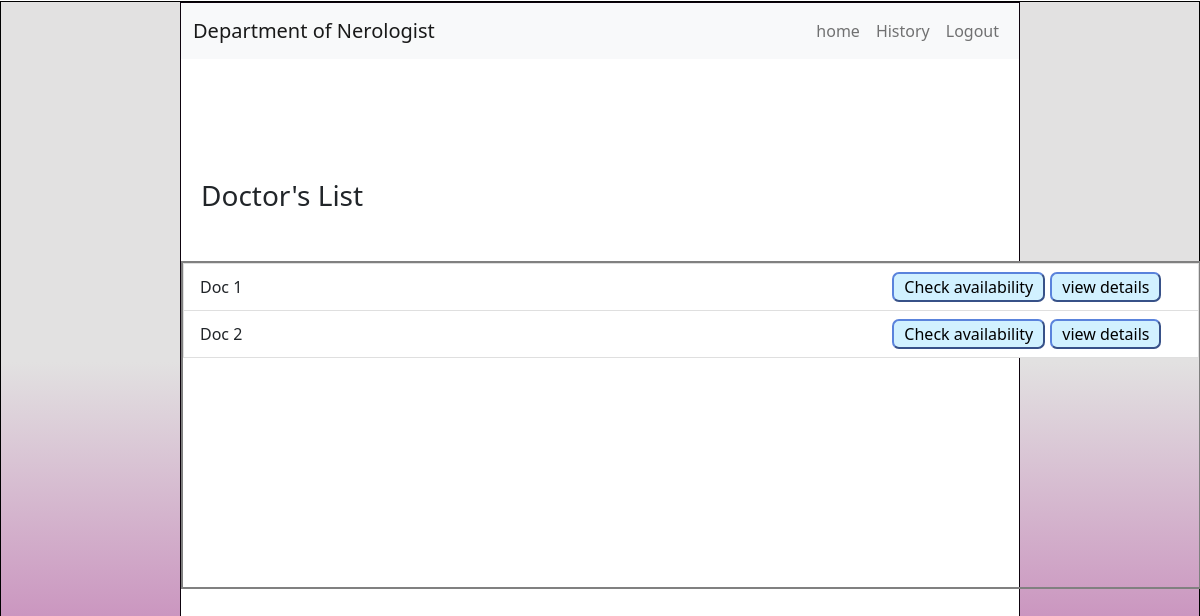
Screenshot of /department/1/Nerologist with the database file from the repository.
### application/models.py (models this page shows)
class Doctor(db.Model):
  id = db.Column(db.String(), primary_key = True)
  doctor_pass = db.Column(db.String(), nullable = False)
  doctor_name = db.Column(db.String(), nullable = False)
  doctor_specs = db.Column(db.String(), nullable = False)
  doctor_exp = db.Column(db.Integer)
  type = db.Column(db.String, default="Doctor")
  requests=db.relationship("Request", backref="doctor")

### application/controllers.py (the view)
@app.route("/department/<user_id>/<doctor_specs>")
def view(doctor_specs, user_id):
  this_user = User.query.filter_by(id=user_id).first()
  doctor_exists = Doctor.query.filter_by(doctor_specs=doctor_specs).all()
  doctor_first = Doctor.query.filter_by(doctor_specs=doctor_specs).first()
  return render_template("/department-details.html", doctor_specs=doctor_specs,doctor_exists=doctor_exists, this_user=this_user, doctor_first=doctor_first)

### Templates/department-details.html (shortened to what this page needs)
<!DOCTYPE html>
<html lang="en">
<head>
  <link rel="stylesheet" href="/static/style.css">
  <link href="https://cdn.jsdelivr.net/npm/bootstrap@5.0.2/dist/css/bootstrap.min.css" rel="stylesheet"
>
</head>
<body>
  <div id="main">
    <div id="canvas">
      <nav class="navbar navbar-expand-lg navbar-light bg-light mb-4">
        <div class="container-fluid">
          <a class="navbar-brand" href="#">Department of {{doctor_first.doctor_specs}}</a>
          <div class="collapse navbar-collapse">
            <ul class="navbar-nav ms-auto">
              <li class="nav-item">
                <a class="nav-link" href="/home/{{this_user.id}}">home</a>
              </li>
              <li class="nav-item">
                <a class="nav-link" href="/view-history/{{this_user.id}}">History</a>
              </li>
              <li class="nav-item">
                <a class="nav-link" href="/login">Logout</a>
              </li>
            </ul>
          </div>
        </div>
      </nav>
      <section class="overview mb-5">
        <h3>Doctor's List</h3>
      </section>
      <div id="list-group">
        {% for doc in doctor_exists %}
        <div class="list-group-item d-flex align-items-center doctor-item">
          {{doc.doctor_name}}
          <button class="button-primary" onclick="document.location='/availability/{{this_user.id}}/{{doc.id}}'">Check
            availability</button>
          <button class="button-primary-1" onclick="document.location='/doctor_detail/{{this_user.id}}/{{doc.id}}'">view details
          </button>
        </div>
        {% endfor %}
      </div>
    </div>
  </div>
</body>
</html>

### static/style.css (style rules this page uses)
* { margin: 0px; }
#main { margin-top: 1px; border: 1px solid black; padding-top: 0px; background-color: #c177b2; background-image: linear-gradient(0deg, #c177b2 0%, #e2e1e1 50%); }
#canvas { margin:auto; height: 720px; width: 70vw; background-color: rgb(255, 255, 255); border: 1px solid rgb(13, 3, 13); }
#list-group { border: 2px solid grey; width: 1020px; height: 328px; margin: auto; overflow-x: auto; scrollbar-width: none; }
.button-primary { background-color: rgb(209, 241, 255); border-radius: 7px; border-color: rgb(90, 131, 220); padding-left: 10px; padding-right: 10px; margin-left: 650px; }
.button-primary-1 { background-color: rgb(209, 241, 255); border-radius: 7px; border-color: rgb(90, 131, 220); padding-left: 10px; padding-right: 10px; margin-left: 5px; }

### Templates/department-details.html (style rules this page uses)
.overview { margin-left: 20px; }

### rows the page displays
Doctor: doctor_specs "Nerologist", doctor_name "Doc 1"
Doctor: doctor_name "Doc 2"
